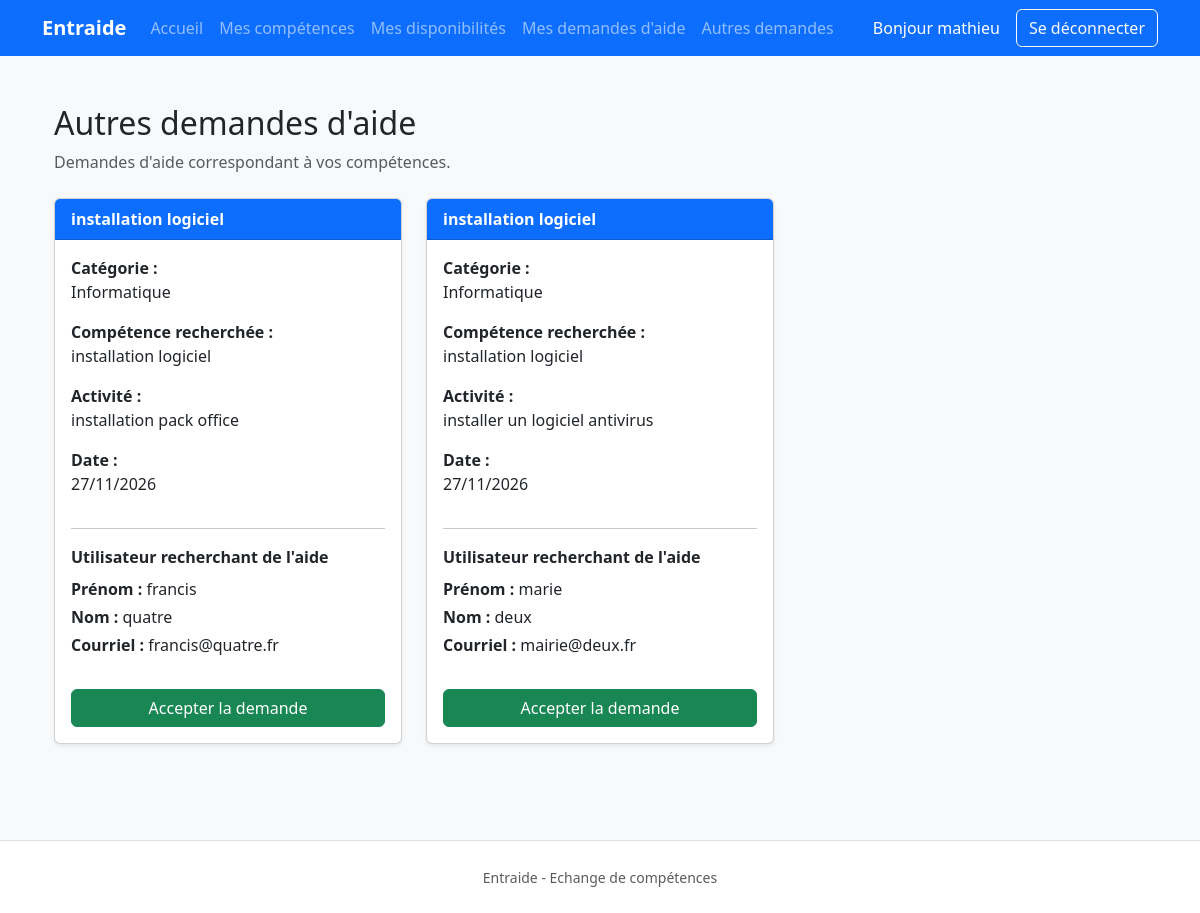
The app's page /other-help-requests/ (signed in) with its own data.
### exchange/models.py (models this page shows, shortened)
class HelpRequest(models.Model):
    requester = models.ForeignKey(
        settings.AUTH_USER_MODEL,
        on_delete=models.CASCADE,
        related_name="help_requests_created",
        verbose_name="demandeur",
    )
    skill = models.ForeignKey(
        Skill,
        on_delete=models.PROTECT,
        related_name="help_requests",
        verbose_name="compétence recherchée",
    )
    activity = models.TextField(
        verbose_name="activité à réaliser",
        help_text="Décrivez librement l’activité pour laquelle vous avez besoin d’aide.",
    )
    date = models.DateField(
        verbose_name="journée souhaitée",
    )
    helper = models.ForeignKey(
        settings.AUTH_USER_MODEL,
        on_delete=models.SET_NULL,
        related_name="help_requests_accepted",
        null=True,
        blank=True,
        verbose_name="aidant",
    )
    availability = models.OneToOneField(
        Availability,
        on_delete=models.SET_NULL,
        related_name="help_request",
        null=True,
        blank=True,
        verbose_name="disponibilité utilisée",
    )
    created_at = models.DateTimeField(
        auto_now_add=True,
        verbose_name="date de création",
    )
    updated_at = models.DateTimeField(
        auto_now=True,
        verbose_name="dernière modification",
    )
    class Meta:
        verbose_name = "demande d’aide"
        verbose_name_plural = "demandes d’aide"
        ordering = ["date", "skill__name"]

class Skill(models.Model):
    name = models.CharField(
        max_length=150,
        unique=True,
        verbose_name="nom",
    )
    category = models.ForeignKey(
        Category,
        on_delete=models.PROTECT,
        related_name="skills",
        verbose_name="catégorie",
    )
    description = models.TextField(
        blank=True,
        verbose_name="description",
    )
    class Meta:
        verbose_name = "compétence"
        verbose_name_plural = "compétences"
        ordering = ["category__name", "name"]

class Category(models.Model):
    name = models.CharField(
        max_length=100,
        unique=True,
        verbose_name="nom",
    )
    class Meta:
        verbose_name = "catégorie"
        verbose_name_plural = "catégories"
        ordering = ["name"]

### exchange/views.py (the view)
# urls.py: path("other-help-requests/",views.other_help_requests,name="other_help_requests",),
@login_required
def other_help_requests(request):
    today = timezone.localdate()
    user_skill_ids = (
        UserSkill.objects
        .filter(user=request.user)
        .values_list(
            "skill_id",
            flat=True,
        )
    )
    help_requests = (
        HelpRequest.objects
        .filter(
            date__gte=today,
            helper__isnull=True,
            skill_id__in=user_skill_ids,
        )
        .exclude(
            requester=request.user
        )
        .select_related(
            "requester",
            "skill",
            "skill__category",
        )
        .order_by(
            "date",
            "skill__category__name",
            "skill__name",
        )
    )
    paginator = Paginator(
        help_requests,
        3,
    )
    page_number = request.GET.get("page")
    page_obj = paginator.get_page(page_number)
    context = {
        "page_obj": page_obj,
    }
    return render(
        request,
        "exchange/other_help_requests.html",
        context,
    )

### exchange/templates/exchange/other_help_requests.html (shortened to what this page needs)
{% extends "exchange/base.html" %}
{% block content %}
<div class="container mt-4">
    <div class="mb-4">
        <h2>Autres demandes d'aide</h2>
        <p class="text-muted">
            Demandes d'aide correspondant à vos compétences.
        </p>
    </div>
    {% if page_obj.object_list %}
        <div class="row">
            {% for help_request in page_obj %}
                <div class="col-12 col-md-4 mb-4">
                    <div class="card shadow-sm h-100">
                        <div class="card-header bg-primary text-white">
                            <strong>
                                {{ help_request.skill.name }}
                            </strong>
                        </div>
                        <div class="card-body d-flex flex-column">
                            <p>
                                <strong>Catégorie :</strong><br>
                                {{ help_request.skill.category.name }}
                            </p>
                            <p>
                                <strong>Compétence recherchée :</strong><br>
                                {{ help_request.skill.name }}
                            </p>
                            {% if help_request.activity %}
                                <p>
                                    <strong>Activité :</strong><br>
                                    {{ help_request.activity }}
                                </p>
                            {% endif %}
                            <p>
                                <strong>Date :</strong><br>
                                {{ help_request.date|date:"d/m/Y" }}
                            </p>
                            <hr>
                            <p class="mb-2">
                                <strong>Utilisateur recherchant de l'aide</strong>
                            </p>
                            <p class="mb-1">
                                <strong>Prénom :</strong>
                                {% if help_request.requester.first_name %}
                                    {{ help_request.requester.first_name }}
                                {% else %}
                                    Non renseigné
                                {% endif %}
                            </p>
                            <p class="mb-1">
                                <strong>Nom :</strong>
                                {% if help_request.requester.last_name %}
                                    {{ help_request.requester.last_name }}
                                {% else %}
                                    Non renseigné
                                {% endif %}
                            </p>
                            <p class="mb-3">
                                <strong>Courriel :</strong>
                                {% if help_request.requester.email %}
                                    {{ help_request.requester.email }}
                                {% else %}
                                    Non renseigné
                                {% endif %}
                            </p>
                            <div class="mt-auto pt-3">
                                <form
                                    method="post"
                                    action="{% url 'exchange:accept_help_request' help_request.pk %}"
                                >
                                    <button
                                        type="submit"
                                        class="btn btn-success w-100"
                                        onclick="return confirm(
                                            'Voulez-vous vraiment accepter cette demande d’aide ?'
                                        );"
                                    >
                                        Accepter la demande
                                    </button>
                                </form>
                            </div>
                        </div>
                    </div>
                </div>
            {% endfor %}
        </div>
    {% endif %}
</div>
{% endblock %}

### exchange/templates/exchange/base.html (shortened to what this page needs)
<!DOCTYPE html>
<html lang="fr">
<head>
    <link
            href="https://cdn.jsdelivr.net/npm/bootstrap@5.3.3/dist/css/bootstrap.min.css"
            rel="stylesheet"
    >
</head>
<body class="bg-light">
<nav class="navbar navbar-expand-lg navbar-dark bg-primary">
    <div class="container">
        <a
                class="navbar-brand fw-bold"
                href="{% url 'exchange:index' %}"
        >
            Entraide
        </a>
        <div
                class="collapse navbar-collapse"
                id="mainNavbar"
        >
            <ul class="navbar-nav me-auto mb-2 mb-lg-0">
                <li class="nav-item">
                    <a class="nav-link" href="{% url 'exchange:index' %}">
                        Accueil
                    </a>
                </li>
                {% if user.is_authenticated %}
                <li class="nav-item">
                    <a class="nav-link"
                       href="{% url 'exchange:my_skills' %}">
                        Mes compétences
                    </a>
                </li>
                <li class="nav-item">
                    <a class="nav-link" href="{% url 'exchange:my_availabilities' %}">
                        Mes disponibilités
                    </a>
                </li>
                <li class="nav-item">
                    <a class="nav-link" href="{% url 'exchange:my_help_requests' %}">
                        Mes demandes d'aide
                    </a>
                </li>
                <li class="nav-item">
                    <a class="nav-link" href="{% url 'exchange:other_help_requests' %}">
                        Autres demandes
                    </a>
                </li>
                {% endif %}
            </ul>
            {% if user.is_authenticated %}
            <span class="navbar-text text-white me-3">
                        Bonjour
                        {% if user.first_name %}
                            {{ user.first_name }}
                        {% else %}
                            {{ user.username }}
                        {% endif %}
                    </span>
            <form
                    method="post"
                    action="{% url 'exchange:logout' %}"
                    class="d-inline"
            >
                <button
                        type="submit"
                        class="btn btn-outline-light"
                >
                    Se déconnecter
                </button>
            </form>
            {% endif %}
        </div>
    </div>
</nav>
<main class="container py-4">
    {% block content %}
    {% endblock %}
</main>
<footer class="border-top bg-white mt-5">
    <div class="container py-4 text-center text-muted">
        <small>
            Entraide - Echange de compétences
        </small>
    </div>
</footer>
</body>
</html>

### records on screen
HelpRequest: skill.name "installation logiciel", skill.category.name "Informatique", activity "installation pack office", date "27/11/2026", requester.first_name "francis", requester.last_name "quatre", requester.email "francis@quatre.fr"
HelpRequest: skill.name "installation logiciel", skill.category.name "Informatique", activity "installer un logiciel antivirus", date "27/11/2026", requester.first_name "marie", requester.last_name "deux", requester.email "mairie@deux.fr"

### other values on screen
{{ user.first_name }} "mathieu"
